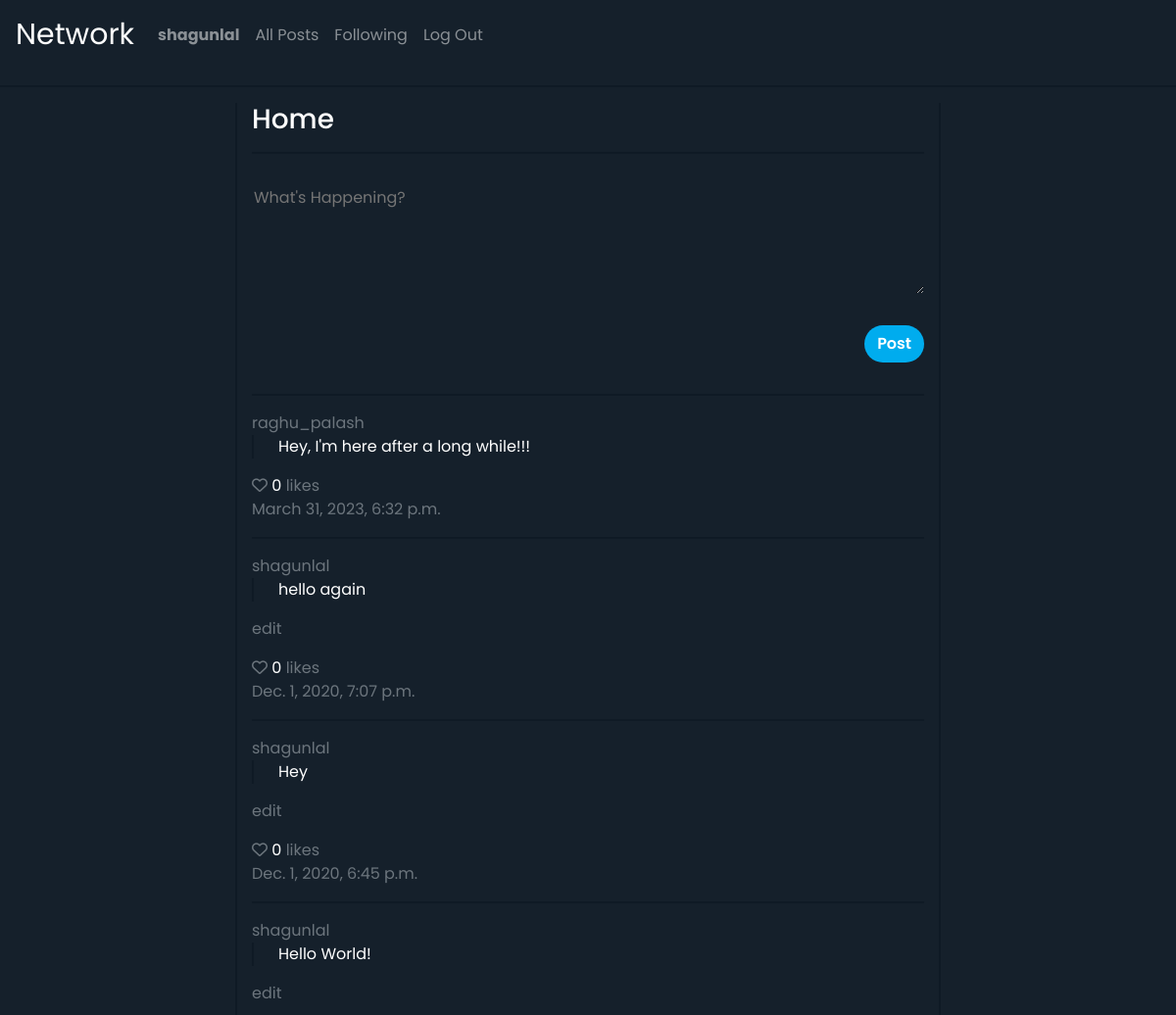
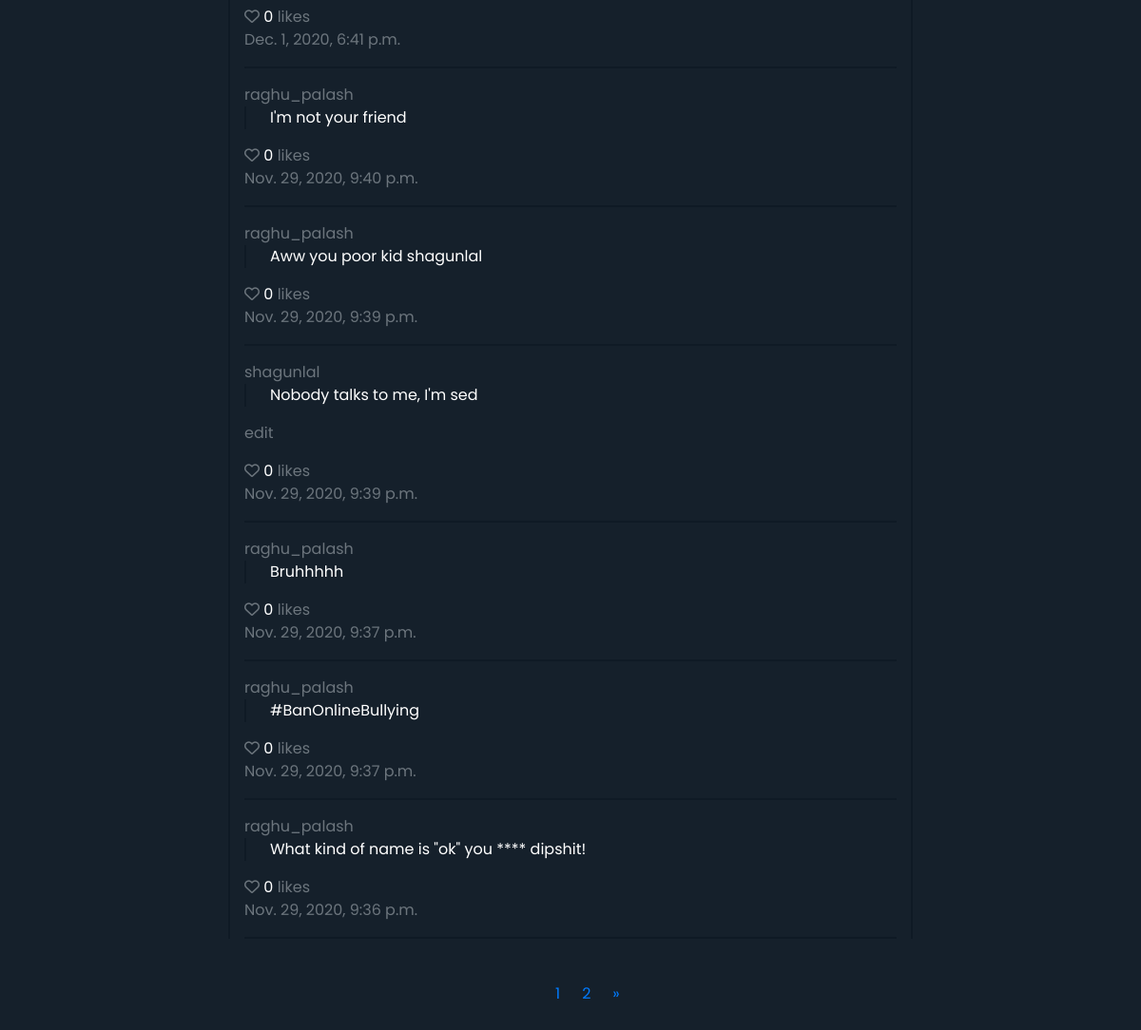
/home/1 (signed in), run on the app's committed database (2 pictures, top to bottom).
### network/models.py (models this page shows, shortened)
class User(AbstractUser):
    pass

class Post(models.Model):
    post = models.CharField(max_length=280)
    user = models.ForeignKey(User, on_delete=models.CASCADE, related_name="posts")
    likes = models.IntegerField(default=0)
    liked_by = models.ManyToManyField(User, blank=True, related_name="liked_posts")
    timestamp_created = models.DateTimeField(auto_now_add=True)
    timestamp_modified = models.DateTimeField(auto_now=True)

### network/views.py (the view, shortened to what this page needs)
# urls.py: path("<str:pageName>/<int:pageNum>", views.pages, name="pages"),
def pages(request, pageName, pageNum):
    if pageName == "home":
        posts = Post.objects.all().order_by("-timestamp_created")
        template = "network/index.html"
        data = {
            "page": "home"
        }
    p = Paginator(posts, 10)
    pageCount = p.num_pages
    pages = []
    for i in range(1, pageCount + 1):
        pages.append(i)
    return render(request, template, {
        "posts": p.page(pageNum).object_list,
        "data": data,
        "pages": pages,
        "current": pageNum
    })

### network/templates/network/index.html (shortened to what this page needs)
{% extends "network/layout.html" %}
{% block body %}
    <div class="home-container container">
        {% if data.page == "home" %}
            <h3>Home</h3>
        {% else %}
            <h3>Following</h3>
        {% endif %}
        <hr>
        {% if user.is_authenticated and data.page == "home" %}
            <form action="{% url 'index' %}" method="POST">
                <span><textarea name="post" placeholder="What's Happening?"></textarea></span>
                <button type="submit" class="btn btn-small twitter-btn">Post</button>
            </form>
            <hr>
        {% endif %}
        {% for post in posts %}
            <a class="text-muted" href="{% url 'profile' post.user.username %}">{{ post.user.username }}</a>
            <div id="post{{ post.id }}">
                <p class="post"> {{ post.post }}</p>
                {% if post.user == request.user %}
                    <p class="edit text-muted" data-id="{{ post.id }}">edit</p>
                {% endif %}
                <span class="like" data-id="{{ post.id }}">
                    <i class="far fa-heart"></i>
                    <span>0</span>
                    <span class="text-small text-muted">likes</span>
                </span>
            </div>
            <p class="text-muted">{{ post.timestamp_created }}</p>
            <hr>
        {% endfor %}
    </div>
{% endblock %}

### network/templates/network/layout.html (shortened to what this page needs)
{% load static %}
{% load mathfilters %}
<!DOCTYPE html>
<html lang="en">
    <head>
        <link rel="stylesheet" href="https://stackpath.bootstrapcdn.com/bootstrap/4.4.1/css/bootstrap.min.css">
        <link href="{% static 'network/styles.css'%}?{% now 'U' %}" rel="stylesheet">
    </head>
    <body>
        <nav class="navbar navbar-expand-lg navbar-dark">
            <a class="navbar-brand" href="#">Network</a>
            <div>
              <ul class="navbar-nav mr-auto">
                {% if user.is_authenticated %}
                    <li class="nav-item">
                        <a class="nav-link" href="#"><strong>{{ user.username }}</strong></a>
                    </li>
                {% endif %}
                <li class="nav-item">
                  <a class="nav-link" href="{% url 'index' %}">All Posts</a>
                </li>
                {% if user.is_authenticated %}
                    <li class="nav-item">
                        <a class="nav-link" href="{% url 'following' %}">Following</a>
                    </li>
                    <li class="nav-item">
                        <a class="nav-link" href="{% url 'logout' %}">Log Out</a>
                    </li>
                {% endif %}
              </ul>
            </div>
          </nav>
        <hr>
        <div class="body">
            {% block body %}
            {% endblock %}
        </div>
        {% if user.is_authenticated %}
            <footer>
                <nav aria-label="Page navigation example">
                    <ul class="pagination">
                        {% for i in pages %}
                            <li class="page-item"><a class="page-link pageLink" href="{% url 'pages' data.page i %}">{{ i }}</a></li>
                        {% endfor %}
                        {% if current != pages|last %}
                            <li class="page-item">
                                <a class="page-link" href="{% url 'pages' data.page current|add:1 %}" aria-label="Next">
                                    <span aria-hidden="true">&raquo;</span>
                                </a>
                            </li>
                        {% endif %}
                    </ul>
                </nav>
            </footer>
        {% endif %}
    </body>
</html>

### network/static/network/styles.css (style rules this page uses)
body { background: rgb(21, 32, 43); color: white; font-family: 'Poppins', sans-serif; }
.navbar-brand { font-size: 30px; }
textarea { height: 7rem; width: 100%; color: white; background: rgb(21, 32, 43); border: 0px; margin: 15px 0; }
hr { border: 0; height: 2px; background: rgb(15, 26, 37); }
.home-container { padding-top: 0; margin-top: 0; border-left: 2px solid rgb(15, 26, 37); border-right: 2px solid rgb(15, 26, 37); width: 60%; }
.twitter-btn { background: #00acee; color: white; font-weight: 600; border-radius: 20px; margin-top: 10px; float: right; }
.home-container form { margin-bottom: 80px; }
.post { border-left: 2px solid rgb(15, 26, 37); padding-left: 25px; }
.page-link { position: relative; display: block; padding: .5rem .75rem; margin-left: -1px; line-height: 1.25; background-color: transparent; border: none; float: left; }
footer { width: 50%; margin: 40px auto; }
.pagination { padding-left: 17rem; }
.far { color: #6c757d; cursor: pointer; }

### data on the page
User: username "shagunlal"
Post: user.username "raghu_palash", post "Hey, I'm here after a long while!!!", timestamp_created "March 31, 2023, 6:32 p.m."
Post: user.username "shagunlal", post "hello again", timestamp_created "Dec. 1, 2020, 7:07 p.m."
Post: user.username "shagunlal", post "Hey", timestamp_created "Dec. 1, 2020, 6:45 p.m."
Post: user.username "shagunlal", post "Hello World!", timestamp_created "Dec. 1, 2020, 6:41 p.m."
Post: user.username "raghu_palash", post "I'm not your friend", timestamp_created "Nov. 29, 2020, 9:40 p.m."
Post: user.username "raghu_palash", post "Aww you poor kid shagunlal", timestamp_created "Nov. 29, 2020, 9:39 p.m."
Post: user.username "shagunlal", post "Nobody talks to me, I'm sed", timestamp_created "Nov. 29, 2020, 9:39 p.m."
Post: user.username "raghu_palash", post "Bruhhhhh", timestamp_created "Nov. 29, 2020, 9:37 p.m."
Post: user.username "raghu_palash", post "#BanOnlineBullying", timestamp_created "Nov. 29, 2020, 9:37 p.m."
Post: user.username "raghu_palash", post "What kind of name is \"ok\" you **** dipshit!", timestamp_created "Nov. 29, 2020, 9:36 p.m."

### other printed values
{{ i }} "1" "2"
